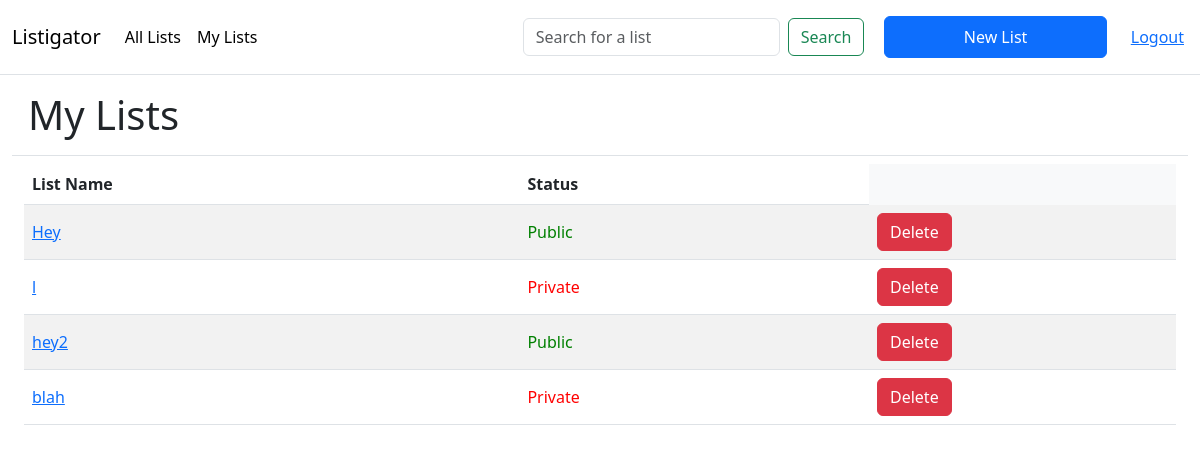
Page /mylists (signed in) on the earlier database version.
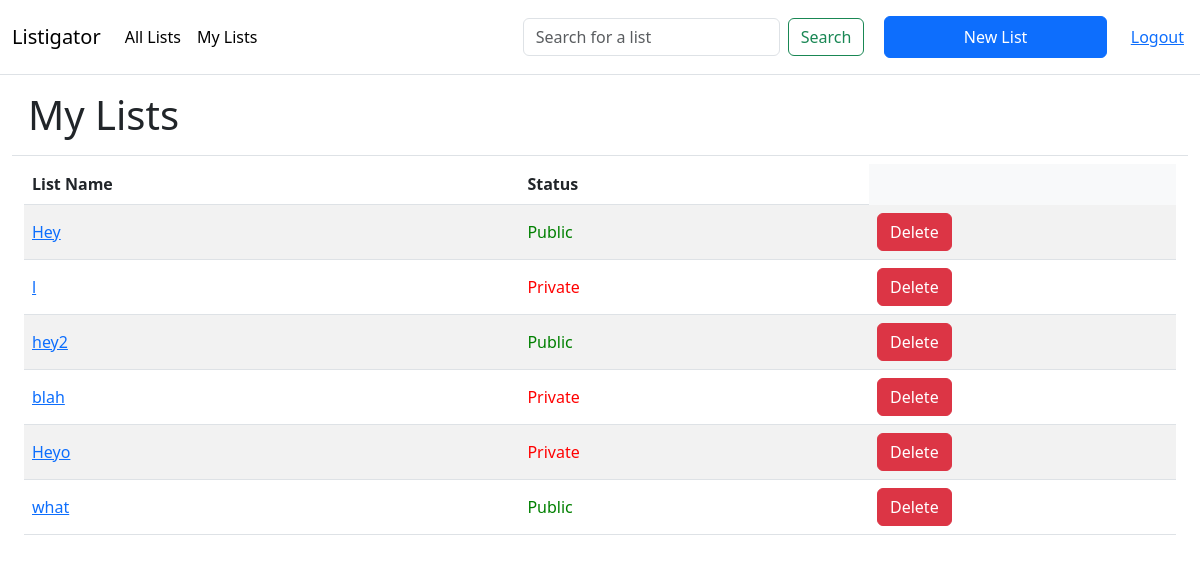
Same page on the later database version.
### listigator/models.py (models this page shows, shortened)
class List(db.Model):
    id = db.Column(db.Integer, primary_key=True)
    user_id = db.Column(db.Integer, db.ForeignKey('user.id'),
        nullable=False)
    public = db.Column(db.Boolean, nullable=False, default=False)
    title = db.Column(db.String(50), nullable=False)
    lawyers = db.relationship('Lawyer', secondary=list_lawyers, lazy='subquery',
        backref=db.backref('lists', lazy=True))

### listigator/app.py (the view)
@main.route('/mylists')
@login_required
def mylists():
    user_id = session.get('user_id')
    user = User.query.get(user_id)
    lists = user.lists
    return render_template('main/mylists.html', lists=lists)

### listigator/auth.py (called while the page is built)
def login_required(route):
    @functools.wraps(route)
    def wrapped_route(**kwargs):
        if session.get('user_id') is None:
            return redirect(url_for('auth.login'))
        return route(**kwargs)
    return wrapped_route

### listigator/templates/main/mylists.html (shortened to what this page needs)
{% extends 'main/layout.html' %}
{% block main %}
<h1 class='p-3 border-bottom'>My Lists</h1>
{% if lists %}
<div class="container-fluid">
    <table class='table ph-3 bg-light table-striped'>
        <thead>
            <tr>
                <th scope="col">List Name</th>
                <th scope="col">Status</th>
            </tr>
        </thead>
        <tbody>
            {% for list in lists %}
                <tr class='align-middle me-auto p-3'>
                    <td class='name'><a href="/list/{{ list.id }}">{{ list.title }}</a></td>
                    {% if list.public %}
                    <td style="color: green">Public</td>
                    {% else %}
                    <td style="color: red">Private</td>
                    {% endif %}
                    <td style="max-width: 60px">
                        <form class=method="GET" action="/delete/{{ list.id }}">
                            <input class="float-right btn btn-danger" type="submit" value="Delete">
                        </form>
                    </td>
                </tr>
            {% endfor %}
        </tbody>
    </table>
</div>
{% else %}
    <h3 class="p-3 text-danger">You have no lists yet.</h3>
{% endif %}
{% endblock %}

### listigator/templates/main/layout.html (shortened to what this page needs)
<!DOCTYPE html>
<html>
  <head>
    {% block head %}
    <link rel="stylesheet" href="{{url_for('static', filename='css/style.css')}}">
    <link href="https://cdn.jsdelivr.net/npm/bootstrap@5.3.0-alpha3/dist/css/bootstrap.min.css" rel="stylesheet">
    {% endblock %}
  </head>
  <body>
    <nav class="navbar navbar-expand-lg border-bottom">
      <div class="container-fluid">
        <a class="navbar-brand" href="{{url_for('main.home')}}">Listigator</a>
        <div class="collapse navbar-collapse" id="navbarSupportedContent">
          <ul class="navbar-nav navbar-left me-auto mb-2 mb-lg-0">
            <li class="nav-item">
              <a class="nav-link active" aria-current="page" href="{{url_for('main.publiclists')}}">All Lists</a>
            </li>
            <li class="nav-item">
              <a class="nav-link active" aria-current="page" href="{{url_for('main.mylists')}}">My Lists</a>
            </li>
          </ul>
          <form id="search" class="d-flex" role="search" method="post" action="{{url_for('main.listSearch')}}">
            <input name="searchTitle" class="form-control me-2" type="search" placeholder="Search for a list" aria-label="Search" required>
            <button class="btn btn-outline-success" type="submit">Search</button>
          </form>
        </div>
      </div>
      <button class='btn btn-primary m-2 p-2 w-25' type='button' id='new-list-btn'>New List</button>
      <a class='p-2 m-2' href="{{url_for('auth.logout')}}">Logout</a>
    </nav>
    <main>
        <div class='col container-fluid'>
          {% block main %}
          {% endblock %}
        </div>
    </main>
  </body>
</html>

### listigator/static/css/style.css (style rules this page uses)
:root { --primary: #00356b; --secondary: #287dc0; --tertiary: #63aaff; --grey: lightgrey; --white: #fff; }

Differences in the rows shown:
added List: title "Heyo", public "Private"
added List: title "what", public "Public"
